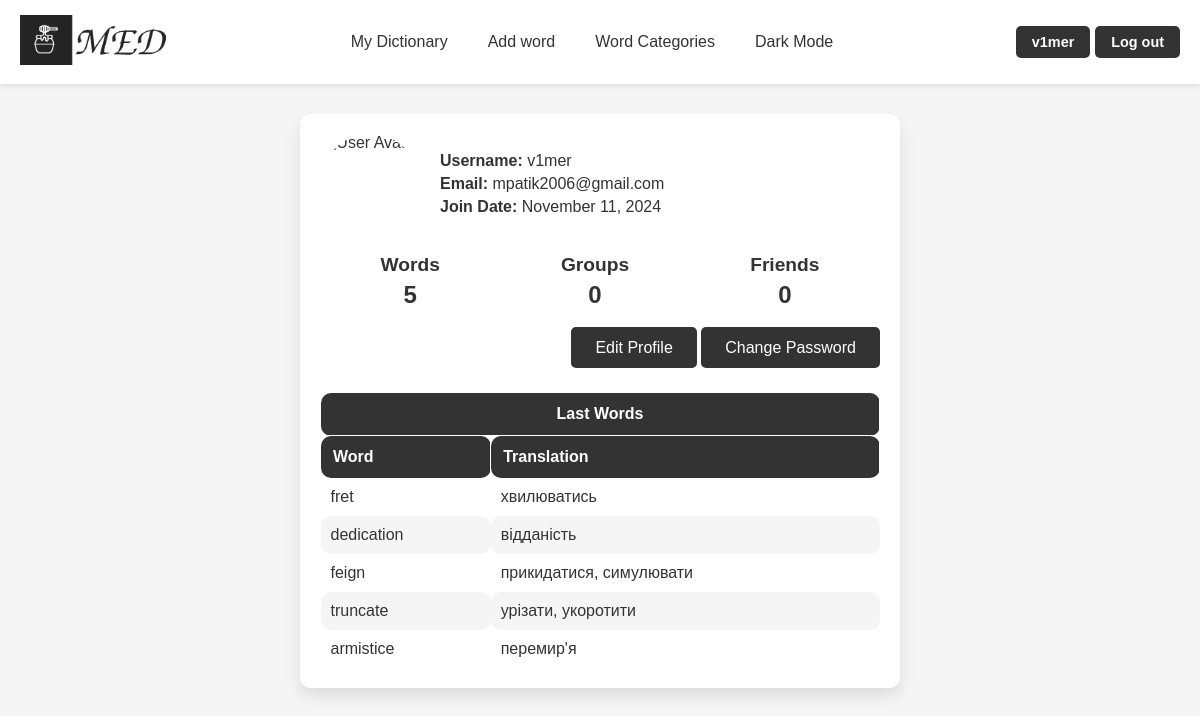
The page /profile/ (signed in) on the database as committed earlier.
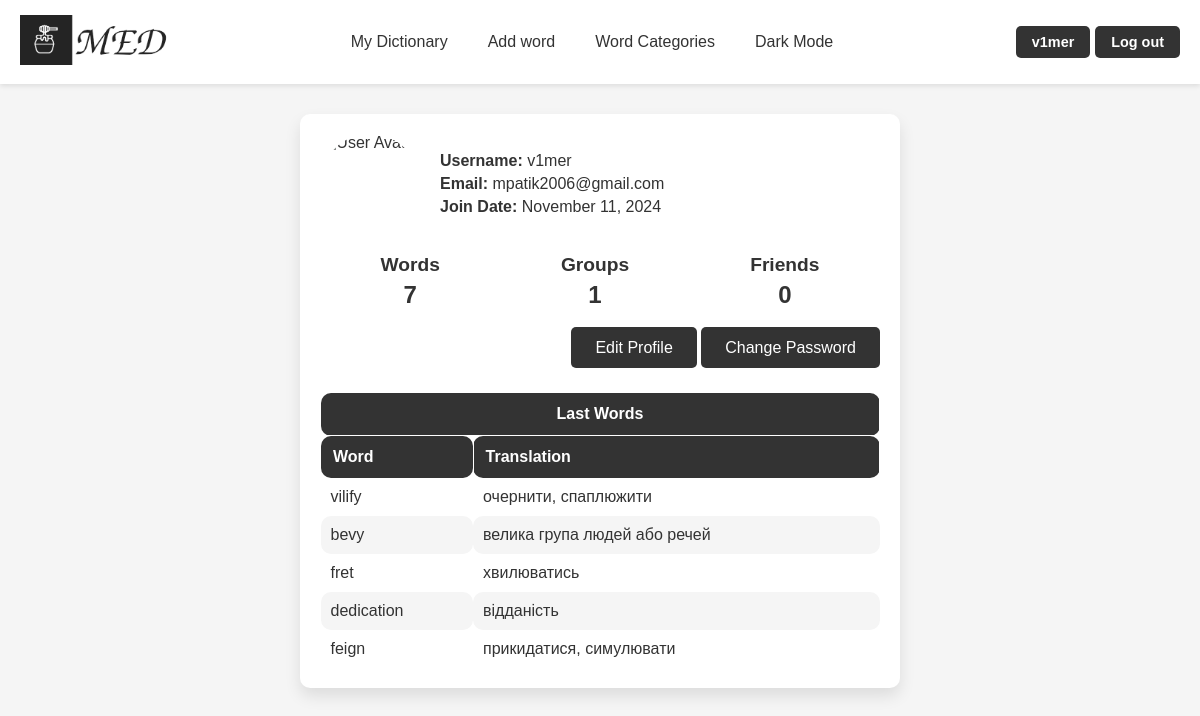
The same page on the database as committed later.
### med/models.py (models this page shows, shortened)
class Word(models.Model):
    word = models.CharField(max_length=100)
    translation = models.CharField(max_length=100)
    example = models.TextField(blank=True)
    time_create = models.DateTimeField(auto_now_add=True)
    time_update = models.DateTimeField(auto_now=True)
    user = models.ForeignKey(User, on_delete=models.CASCADE)
    class Meta:
        ordering = ['-time_create', 'word']
        indexes = [
            models.Index(fields=['-time_create'])
        ]

### med/views.py (the view)
# urls.py: path('profile/', views.ProfileView.as_view(), name='profile'),
@method_decorator(login_required, name='dispatch')
class ProfileView(View):
    def get(self, request, *args, **kwargs):
        recent_words = Word.objects.filter(user=request.user)[:5]
        word_count = Word.objects.filter(user=request.user).count()
        group_count = WordGroup.objects.filter(user=request.user).count()
        return render(request, 'med/profile.html', {'recent_words': recent_words, 'word_count': word_count, 'group_count': group_count})

### med/templates/med/profile.html
{% extends "base.html" %}
{% load static %}
{% block content %}
<div class="profile-container">
    <div class="profile-info">
        {% if not user.profile.avatar %}
        <img class="profile-avatar" src="{% static 'med/img/base/default_avatar.png' %}" alt="User Avatar">
        {% else %}
        <img class="profile-avatar" src="{{ user.profile.avatar.url }}" alt="User Avatar">
        {% endif %}
        <div class="profile-details">
            <p><strong>Username:</strong> {{ user.username }}</p>
            <p><strong>Email:</strong> {{ user.email }}</p>
            <p><strong>Join Date:</strong> {{ user.date_joined|date:"F j, Y" }}</p>
        </div>
    </div>
    <div class="stats">
        <div class="stat-item">
            <a href="{% url 'words' %}">
                <p><strong>Words</strong></p>
                <p>{{ word_count }}</p>
            </a>
        </div>
        <div class="stat-item">
            <a href="{% url 'groups' %}">
                <p><strong>Groups</strong></p>
                <p> {{ group_count }} </p>
            </a>
        </div>
        <div class="stat-item">
            <a href="#">
                <p><strong>Friends</strong></p>
                <p> 0 </p>
            </a>
        </div>
    </div>
    <div class="buttons">
        <a href="#">Edit Profile</a>
        <a href="#">Change Password</a>
    </div>
    <div class="last5words">
        {% if recent_words %}
        <table class="word_table">
            <thead>
                <tr>
                    <th colspan="2" class="center-table">Last Words</th>
                </tr>
                <tr>
                    <th>Word</th>
                    <th>Translation</th>
                </tr>
            </thead>
            <tbody>
                {% for word in recent_words %}
                    <tr>
                        <td>{{ word.word }}</td>
                        <td>{{ word.translation }}</td>
                    </tr>
                {% endfor %}
            </tbody>
        </table>
        {% endif %}
    </div>
</div>
{% endblock %}

Rows that differ between the two databases and show on the page:
no longer on this page (row unchanged): Word: word "truncate", translation "урізати, укоротити"
no longer on this page (row unchanged): Word: word "armistice", translation "перемир'я"
added Word: word "vilify", translation "очернити, спаплюжити"
added Word: word "bevy", translation "велика група людей або речей"
Other text that changed with them:
{{ word_count }}: "5" → "7"
{{ group_count }}: "0" → "1"
